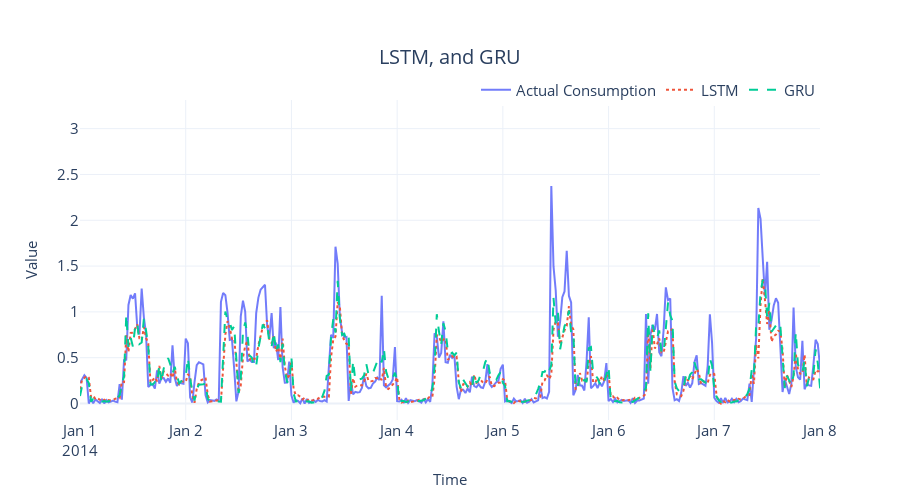

Notebook cell for this chart:
### Code cell
fig = plot_forecast(pred_df, forecast_columns=["LSTM", "GRU"], forecast_display_names=["LSTM", "GRU"])
fig = format_plot(fig, title=f"LSTM, and GRU")
fig.update_xaxes(type="date", range=["2014-01-01", "2014-01-08"])
fig.update_traces(line=dict(dash="dash"), selector= dict(name="GRU"))
fig.write_image("imgs/chapter_13/lstm_gru.png")
fig.show()

### Figure 1 — Plotly figure (JSON) as saved in the notebook; plotly's stock layout.template omitted (floating-point values rounded to 4 significant figures; data arrays with more than 128 entries replaced by an {"elided": "..."} marker saying what was removed)
{"data": [{"line": {"color": "rgba(99,110,250,0.9)"}, "mode": "lines", "name": "Actual Consumption", "type": "scatter", "x": {"elided": "1488 str values"}, "y": {"elided": "1488 float values"}}, {"line": {"color": "rgba(239,85,59,1)", "dash": "dot"}, "mode": "lines", "name": "LSTM", "type": "scatter", "x": {"elided": "1488 str values"}, "y": {"elided": "1488 float values"}}, {"line": {"color": "rgba(0,204,150,1)", "dash": "dash"}, "mode": "lines", "name": "GRU", "type": "scatter", "x": {"elided": "1488 str values"}, "y": {"elided": "1488 float values"}}], "layout": {"autosize": false, "height": 500, "legend": {"font": {"size": 15}, "orientation": "h", "title": {}, "x": 1, "xanchor": "right", "y": 0.98, "yanchor": "bottom"}, "title": {"font": {"size": 20}, "text": "LSTM, and GRU", "x": 0.5, "xanchor": "center", "yanchor": "top"}, "width": 900, "xaxis": {"range": ["2014-01-01", "2014-01-08"], "tickfont": {"size": 15}, "title": {"font": {"size": 15}, "text": "Time"}, "type": "date"}, "yaxis": {"tickfont": {"size": 15}, "title": {"font": {"size": 15}, "text": "Value"}}}}
